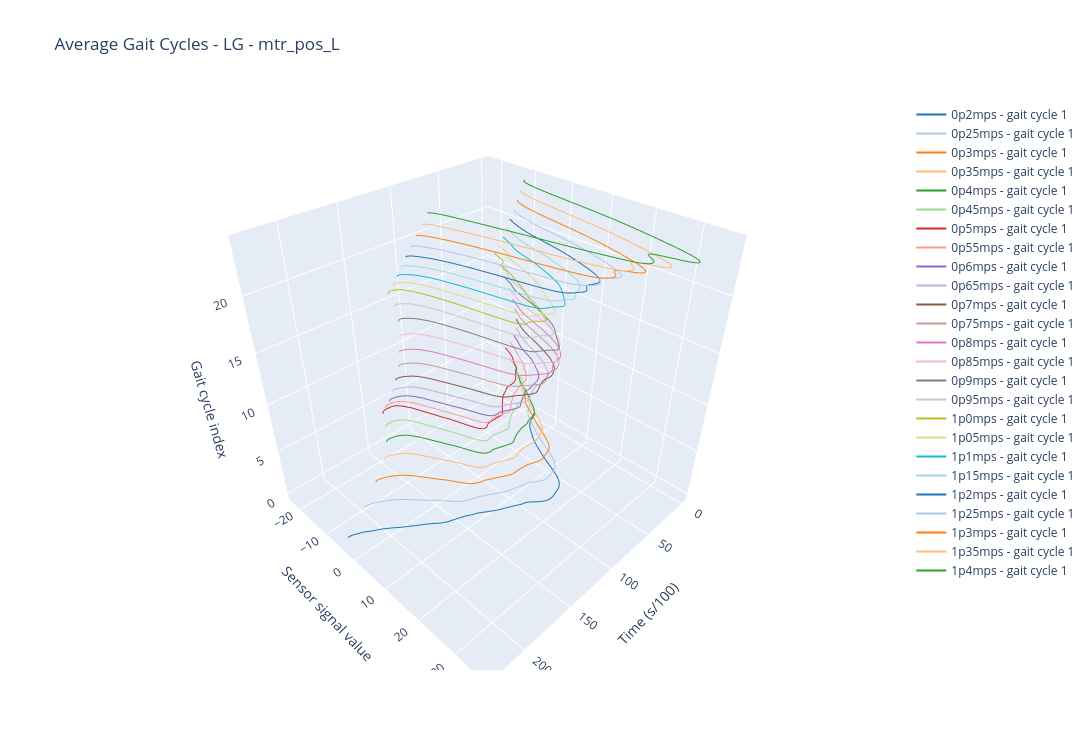

The cell this chart's notebook holds for it:
### Markdown cell above
Interpolation of speed

### Code cell
from plotly.offline import iplot
import plotly.graph_objects as go

color_map = plt.get_cmap('tab20')
color_map.colors = list(color_map.colors)
color_map.colors.extend(color_map.colors[:5])
fig = go.Figure()

inclination = 'LG'
ch_idx = 13 # mtr_pos_L
for speed in speeds_all:
    if inclination != 'LG' and speed not in ['0p4mps', '0p6mps', '0p8mps', '1p0mps']:
        continue
    if inclination == 'RD_10deg' and speed in ['0p4mps', '0p6mps']:
        continue

    color = f"rgba{tuple(int(c*255) for c in color_map.colors[speeds_all.index(speed)]) + (1,)}"
    z = speeds_all.index(speed) 

    gait_cycle = 0
    fig.add_trace(go.Scatter3d(
        x=np.arange(len(avg_input_gait_cycles[inclination][speed][gait_cycle][ch_idx-1])),
        y=avg_input_gait_cycles[inclination][speed][gait_cycle][ch_idx-1],  # Use index 1 for motor position
        z=[z] * len(avg_input_gait_cycles[inclination][speed][gait_cycle][ch_idx-1]),  # Create a z-coordinate for each point
        mode='lines',
        line=dict(color=color),   # <-- use line.color instead of marker
        name = speed + ' - gait cycle ' + str(gait_cycle + 1),
    ))
fig.update_layout(title=f'Average Gait Cycles - {inclination} - {sensing_ch[ch_idx-1]}')

fig.update_layout(
    scene=dict(
        xaxis_title='Time (s/100)',
        yaxis_title='Sensor signal value',
        zaxis_title='Gait cycle index',
    ),
    width=1250,
    height=750,
)
iplot(fig)
